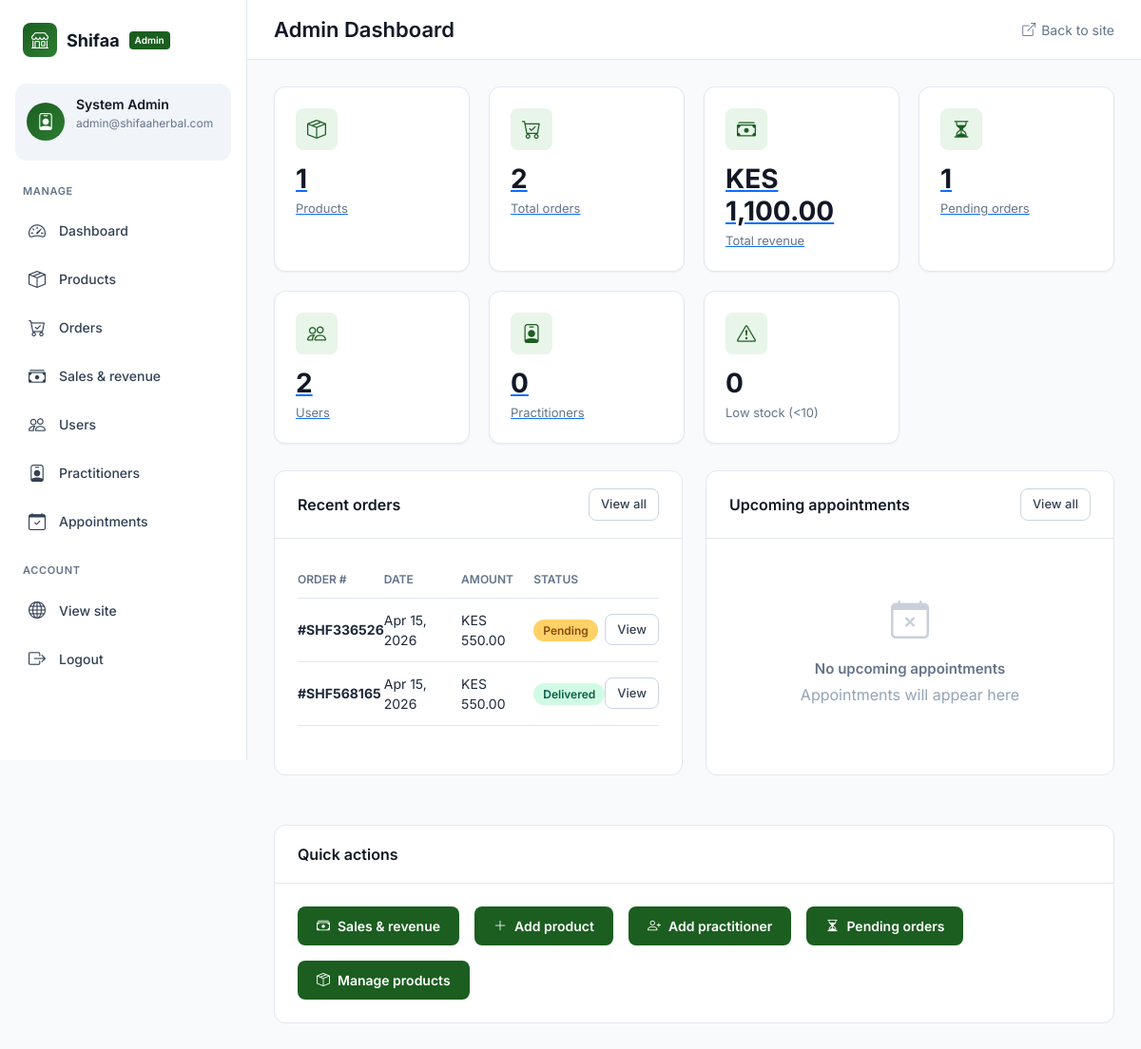
The app's page /admin-dashboard (signed in), older data.
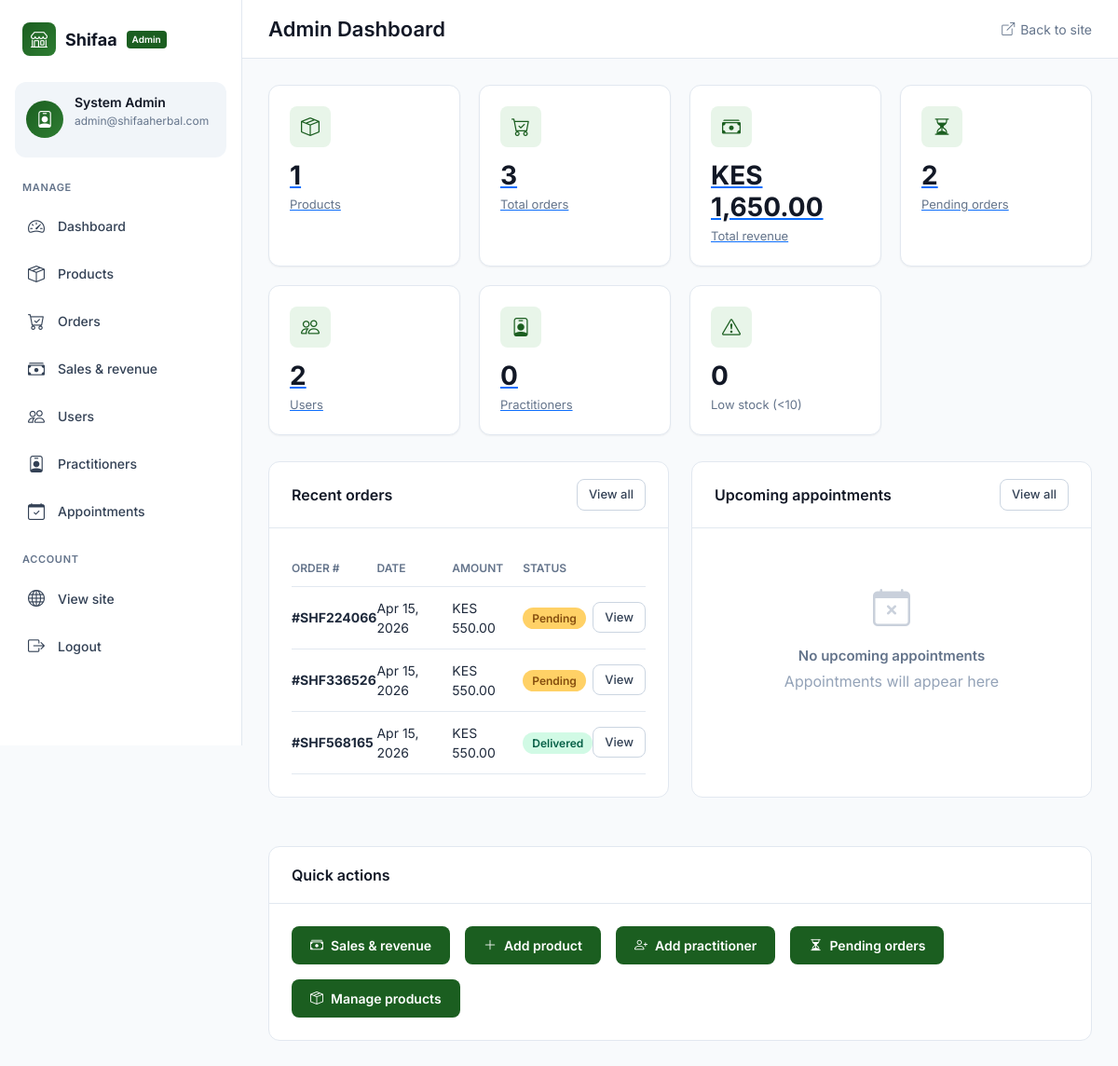
The same page, newer data.
### models.py (models this page shows, shortened)
class Order(db.Model):
    __tablename__ = 'order'
    id = db.Column(db.Integer, primary_key=True)
    order_number = db.Column(db.String(50), unique=True, nullable=False, index=True)  # Added index
    user_id = db.Column(db.Integer, db.ForeignKey('user.id'), nullable=False, index=True)  # Added index
    total_amount = db.Column(db.Numeric(10, 2), nullable=False)
    status = db.Column(db.String(50), default='pending', index=True)  # Added index
    shipping_address = db.Column(db.Text, nullable=False)
    delivery_option = db.Column(db.String(50), default='standard')
    payment_method = db.Column(db.String(50), default='mpesa')
    payment_status = db.Column(db.String(50), default='pending', index=True)  # Added index
    notes = db.Column(db.Text)
    created_at = db.Column(db.DateTime, default=datetime.utcnow, index=True)  # Added index
    updated_at = db.Column(db.DateTime, default=datetime.utcnow, onupdate=datetime.utcnow)
    items = db.relationship('OrderItem', backref='order', lazy='dynamic', cascade='all, delete-orphan')
    __table_args__ = (
        db.Index('idx_order_user_status', 'user_id', 'status'),
        db.Index('idx_order_created_status', 'created_at', 'status'),
    )

### app.py (the view)
    @app.route("/admin-dashboard")
    @login_required
    @admin_required
    def admin_dashboard():
        from models import Order, Product, Appointment, Practitioner
        product_count = Product.query.count()
        order_count = Order.query.count()
        user_count = User.query.count()
        practitioner_count = Practitioner.query.count()
        pending_orders = Order.query.filter_by(status="pending").count()
        total_revenue = db.session.query(db.func.coalesce(db.func.sum(Order.total_amount), 0)).scalar() or 0
        recent_orders = Order.query.order_by(Order.created_at.desc()).limit(5).all()
        upcoming_appointments = Appointment.query.filter(
            Appointment.appointment_date >= datetime.utcnow(),
            Appointment.status == "scheduled"
        ).order_by(Appointment.appointment_date).limit(5).all()
        low_stock = Product.query.filter(Product.stock > 0, Product.stock < 10).count()
        return render_template(
            "admin/dashboard.html",
            product_count=product_count,
            order_count=order_count,
            user_count=user_count,
            practitioner_count=practitioner_count,
            pending_orders=pending_orders,
            recent_orders=recent_orders,
            upcoming_appointments=upcoming_appointments,
            low_stock=low_stock,
            total_revenue=total_revenue,
        )

### templates/admin/dashboard.html (shortened to what the changed rows need)
{% extends "admin/base.html" %}
{% block page_title %}Admin Dashboard{% endblock %}
{% block content %}
<div class="stats-grid">
    <a href="{{ url_for('admin_orders') }}" class="stat-card">
        <div class="stat-content">
            <h3>{{ order_count }}</h3>
            <p>Total orders</p>
        </div>
    </a>
    <a href="{{ url_for('admin_sales') }}" class="stat-card">
        <div class="stat-content">
            <h3>{{ total_revenue|currency }}</h3>
            <p>Total revenue</p>
        </div>
    </a>
    <a href="{{ url_for('admin_orders') }}?status=pending" class="stat-card">
        <div class="stat-content">
            <h3>{{ pending_orders }}</h3>
            <p>Pending orders</p>
        </div>
    </a>
</div>
<div class="dashboard-grid">
    <div class="card-admin">
        <div class="card-body">
            {% if recent_orders %}
            <table class="orders-table">
                <thead>
                    <tr>
                        <th>Order #</th>
                        <th>Date</th>
                        <th>Amount</th>
                        <th>Status</th>
                        <th></th>
                    </tr>
                </thead>
                <tbody>
                    {% for order in recent_orders %}
                    <tr>
                        <td><strong>#{{ order.order_number }}</strong></td>
                        <td>{{ order.created_at.strftime('%b %d, %Y') }}</td>
                        <td>{{ order.total_amount|currency }}</td>
                        <td><span class="badge-status badge-{{ order.status }}">{{ order.status|title }}</span></td>
                        <td><a href="{{ url_for('admin_order_detail', order_id=order.id) }}" class="btn-sm-admin">View</a></td>
                    </tr>
                    {% endfor %}
                </tbody>
            </table>
            {% else %}
            <div class="empty-state">
                <i class="bi bi-cart-x"></i>
                <h4>No orders yet</h4>
                <p>Orders will appear here</p>
            </div>
            {% endif %}
        </div>
    </div>
</div>
{% endblock %}

Row changes from the older to the newer data that the page shows:
added Order: order_number "SHF224066", created_at "Apr 15, 2026", total_amount "KES 550.00", status "Pending"
Text that changed along with them:
{{ order_count }}: "2" → "3"
{{ total_revenue|currency }}: "KES 1,100.00" → "KES 1,650.00"
{{ pending_orders }}: "1" → "2"
